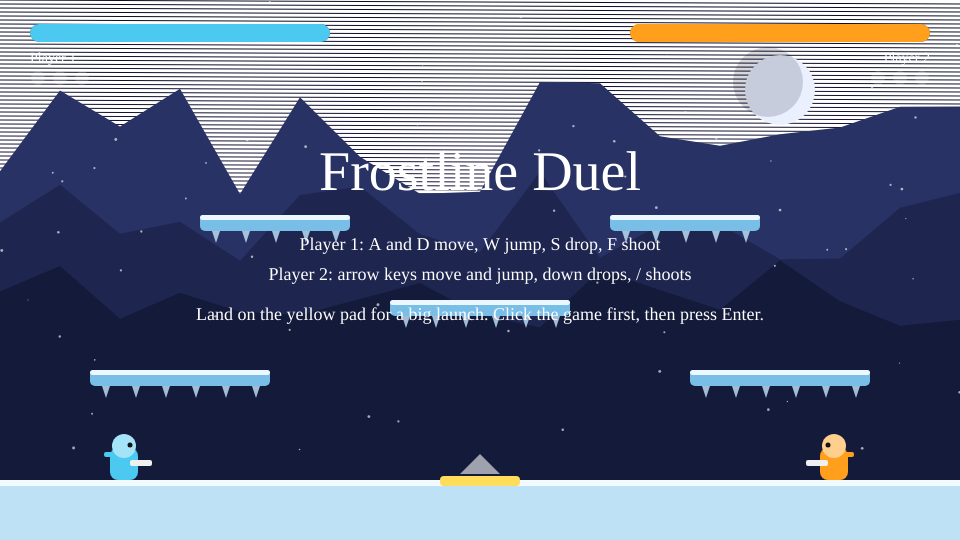
Frame 1 (no input)
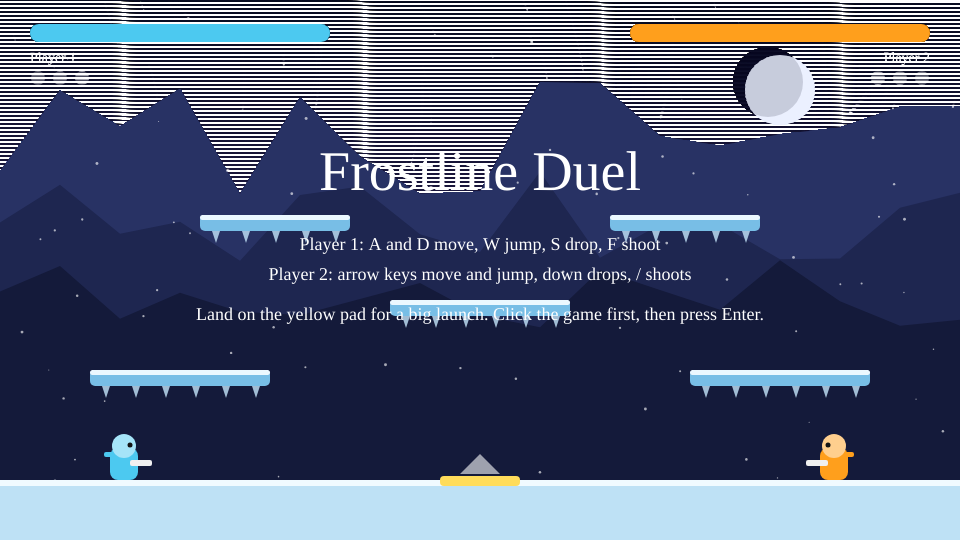
Frame 60 (no input)
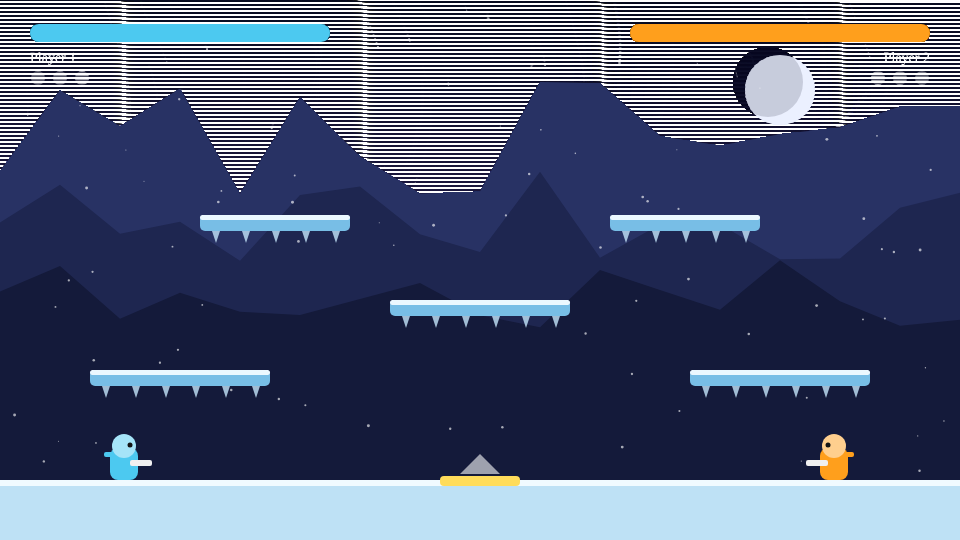
Frame 120 (the mouse pressed at the canvas centre since frame 60)

The p5.js sketch that drew these frames (run headless with seeded random() and noise() and a simulated clock; from frame 60 on, the mouse is pressed at the canvas centre):

// p5.js sketch
// ── sketch.js
// FROSTLINE DUEL: two players, one keyboard.
// P1: A/D move, W jump (twice), S drop through, F shoot
// P2: Left/Right move, Up jump (twice), Down drop through, / shoot
// Enter starts a match. First to 3 round wins.

const W = 960, H = 540, GRAV = 0.6, FLOOR = 480;
const held = {};
function isHeld(code) { return !!held[code]; }
const platforms = [
  { x: 90, y: 370, w: 180 }, { x: 690, y: 370, w: 180 },
  { x: 390, y: 300, w: 180 }, { x: 200, y: 215, w: 150 }, { x: 610, y: 215, w: 150 }
];
const pad = { x: 440, w: 80 };
let players = [], bullets = [], sparks = [], flakes = [], ridges = [];
let state = 'ready', wins = [0, 0], banner = '', endFrame = 0;

class Player {
  constructor(i) {
    this.i = i; this.w = 28; this.h = 44;
    this.col = i === 0 ? color(76, 201, 240) : color(255, 159, 28);
    this.keys = i === 0 ? { l: 65, r: 68, d: 83, s: 70 } : { l: 37, r: 39, d: 40, s: 191 };
    this.reset();
  }
  reset() {
    this.x = this.i === 0 ? 110 : W - 140; this.y = FLOOR - this.h;
    this.vx = 0; this.vy = 0; this.face = this.i === 0 ? 1 : -1;
    this.hp = 100; this.cd = 0; this.jumps = 2; this.hit = 0; this.onGround = true;
  }
  jump() {
    if (this.jumps > 0 && state === 'play') { this.vy = -12.5; this.jumps--; }
  }
  update() {
    const k = this.keys, dir = (isHeld(k.r) ? 1 : 0) - (isHeld(k.l) ? 1 : 0);
    if (dir) { this.vx += dir * 0.9; this.face = dir; }
    this.vx *= this.onGround ? 0.8 : 0.93;
    this.vx = constrain(this.vx, -7, 7);
    if (isHeld(k.s) && this.cd <= 0) this.shoot();
    this.cd--; this.hit--;
    const prevBottom = this.y + this.h;
    this.vy += GRAV; this.x += this.vx; this.y += this.vy;
    this.x = constrain(this.x, 0, W - this.w);
    this.onGround = false;
    const bottom = this.y + this.h;
    if (bottom >= FLOOR) { this.y = FLOOR - this.h; this.vy = 0; this.onGround = true; }
    else if (this.vy >= 0 && !isHeld(k.d)) {
      for (const p of platforms) {
        if (this.x + this.w > p.x && this.x < p.x + p.w && prevBottom <= p.y + 1 && bottom >= p.y) {
          this.y = p.y - this.h; this.vy = 0; this.onGround = true;
        }
      }
    }
    if (this.onGround) {
      this.jumps = 2;
      const cx = this.x + this.w / 2;
      if (this.y + this.h >= FLOOR && cx > pad.x && cx < pad.x + pad.w) { this.vy = -20; this.onGround = false; burst(cx, FLOOR, color(255, 240, 150), 12); }
    }
  }
  shoot() {
    this.cd = 18;
    bullets.push({ x: this.x + this.w / 2 + this.face * 20, y: this.y + 22, vx: this.face * 13, o: this.i, c: this.col });
    this.vx -= this.face * 1.2;
  }
  draw() {
    push();
    const flash = this.hit > 0 && frameCount % 4 < 2;
    noStroke();
    fill(flash ? 255 : this.col);
    rect(this.x, this.y + 12, this.w, this.h - 12, 8);
    fill(flash ? 255 : lerpColor(this.col, color(255), 0.5));
    circle(this.x + this.w / 2, this.y + 10, 24);
    fill(20); circle(this.x + this.w / 2 + this.face * 6, this.y + 9, 5);
    fill(240); rect(this.x + this.w / 2 + (this.face > 0 ? 6 : -28), this.y + 24, 22, 6, 2);
    fill(this.col); rect(this.x + (this.face > 0 ? -6 : this.w - 4), this.y + 16, 10, 5, 2);
    pop();
  }
}

function burst(x, y, c, n) {
  for (let i = 0; i < n; i++) sparks.push({ x, y, vx: random(-3, 3), vy: random(-4, 1), life: 25, c });
}

function setup() {
  createCanvas(W, H);
  textFont('Helvetica Neue, Arial, sans-serif');
  players = [new Player(0), new Player(1)];
  for (let i = 0; i < 90; i++) flakes.push({ x: random(W), y: random(H), s: random(1, 3), v: random(0.4, 1.4) });
  randomSeed(7);
  for (let l = 0; l < 3; l++) {
    const pts = []; for (let x = 0; x <= W + 60; x += 60) pts.push(random(0, 1));
    ridges.push(pts);
  }
}

function startRound() { players.forEach(p => p.reset()); bullets = []; state = 'play'; }

function keyPressed() {
  held[keyCode] = true;
  if (keyCode === 87) players[0].jump();
  if (keyCode === 38) players[1].jump();
  if (keyCode === 13 && (state === 'ready' || state === 'matchEnd')) { wins = [0, 0]; startRound(); }
  return false;
}

function keyReleased() {
  held[keyCode] = false;
  return false;
}

function mousePressed() {
  if (state === 'ready' || state === 'matchEnd') { wins = [0, 0]; startRound(); }
}

function draw() {
  drawBackdrop();
  drawMap();
  if (state === 'play') {
    players.forEach(p => p.update());
    updateBullets();
    for (const p of players) {
      if (p.hp <= 0) {
        const w = 1 - p.i; wins[w]++;
        banner = 'Player ' + (w + 1) + ' takes the round';
        state = wins[w] >= 3 ? 'matchEnd' : 'roundEnd'; endFrame = frameCount;
        if (state === 'matchEnd') banner = 'Player ' + (w + 1) + ' wins the match';
        break;
      }
    }
  }
  if (state === 'roundEnd' && frameCount - endFrame > 80) startRound();
  players.forEach(p => p.draw());
  bullets.forEach(b => { noStroke(); fill(b.c); ellipse(b.x, b.y, 14, 6); fill(255); ellipse(b.x, b.y, 6, 3); });
  sparks = sparks.filter(s => s.life-- > 0);
  sparks.forEach(s => { s.x += s.vx; s.y += s.vy; s.vy += 0.2; fill(red(s.c), green(s.c), blue(s.c), s.life * 10); noStroke(); circle(s.x, s.y, 4); });
  drawHud();
}

function updateBullets() {
  for (const b of bullets) {
    b.x += b.vx;
    const t = players[1 - b.o];
    if (b.x > t.x && b.x < t.x + t.w && b.y > t.y && b.y < t.y + t.h) {
      t.hp -= 12; t.hit = 14; t.vx += Math.sign(b.vx) * 6; t.vy -= 3;
      burst(b.x, b.y, b.c, 10); b.dead = true;
    }
    if (b.x < -20 || b.x > W + 20) b.dead = true;
  }
  bullets = bullets.filter(b => !b.dead);
}

function drawBackdrop() {
  for (let y = 0; y < H; y += 4) { stroke(lerpColor(color(8, 12, 32), color(60, 40, 110), y / H)); line(0, y, W, y + 4); }
  noStroke(); fill(235, 240, 255); circle(780, 90, 70); fill(8, 12, 32, 40); circle(768, 82, 70);
  const cols = [color(40, 50, 100), color(30, 38, 80), color(20, 26, 58)];
  ridges.forEach((pts, l) => {
    fill(cols[l]); beginShape(); vertex(0, H);
    pts.forEach((v, i) => vertex(i * 60, 200 + l * 70 - v * (120 - l * 20)));
    vertex(W + 60, H); endShape(CLOSE);
  });
  fill(255, 255, 255, 160);
  flakes.forEach(f => { f.y += f.v; f.x += sin((f.y + f.s * 40) / 50) * 0.4; if (f.y > H) { f.y = -4; f.x = random(W); } circle(f.x, f.y, f.s); });
}

function drawMap() {
  noStroke();
  fill(190, 225, 245); rect(0, FLOOR, W, H - FLOOR);
  fill(240, 250, 255); rect(0, FLOOR, W, 6);
  fill(255, 220, 90); rect(pad.x, FLOOR - 4, pad.w, 10, 4);
  fill(255, 255, 255, 150); triangle(pad.x + 20, FLOOR - 6, pad.x + 40, FLOOR - 26, pad.x + 60, FLOOR - 6);
  for (const p of platforms) {
    fill(120, 190, 230); rect(p.x, p.y, p.w, 16, 5);
    fill(235, 248, 255); rect(p.x, p.y, p.w, 5, 3);
    fill(200, 235, 255, 200); for (let i = 12; i < p.w - 8; i += 30) triangle(p.x + i, p.y + 16, p.x + i + 8, p.y + 16, p.x + i + 4, p.y + 28);
  }
}

function drawHud() {
  players.forEach((p, i) => {
    const x = i === 0 ? 30 : W - 330;
    noStroke(); fill(0, 0, 0, 120); rect(x, 24, 300, 18, 9);
    fill(p.col); rect(x, 24, 300 * max(p.hp, 0) / 100, 18, 9);
    fill(255); textSize(14); textAlign(i === 0 ? LEFT : RIGHT);
    text('Player ' + (i + 1), i === 0 ? x : x + 300, 62);
    for (let w = 0; w < 3; w++) { fill(w < wins[i] ? p.col : color(255, 255, 255, 50)); circle(i === 0 ? x + 8 + w * 22 : x + 292 - w * 22, 78, 14); }
  });
  textAlign(CENTER); fill(255);
  if (state === 'ready') {
    textSize(56); text('Frostline Duel', W / 2, 190);
    textSize(18); text('Player 1: A and D move, W jump, S drop, F shoot', W / 2, 250);
    text('Player 2: arrow keys move and jump, down drops, / shoots', W / 2, 280);
    text('Land on the yellow pad for a big launch. Click the game first, then press Enter.', W / 2, 320);
  } else if (state === 'roundEnd' || state === 'matchEnd') {
    textSize(40); text(banner, W / 2, 200);
    if (state === 'matchEnd') { textSize(18); text('Press Enter for a rematch', W / 2, 240); }
  }
}
